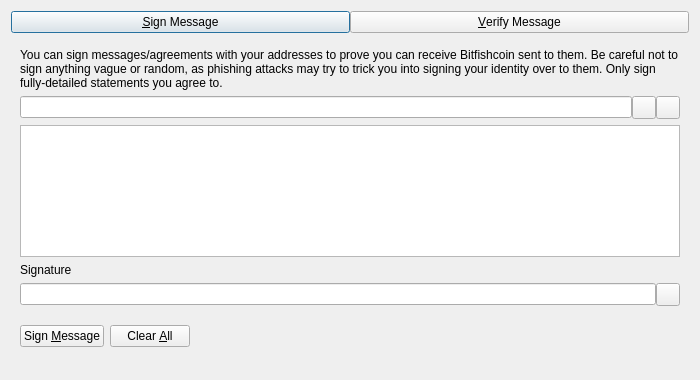
<?xml version="1.0" encoding="UTF-8"?>
<ui version="4.0">
 <class>SignVerifyMessageDialog</class>
 <widget class="QDialog" name="SignVerifyMessageDialog">
  <property name="geometry">
   <rect>
    <x>0</x>
    <y>0</y>
    <width>700</width>
    <height>380</height>
   </rect>
  </property>
  <property name="windowTitle">
   <string>Signatures - Sign / Verify a Message</string>
  </property>
  <property name="modal">
   <bool>true</bool>
  </property>
  <layout class="QVBoxLayout" name="verticalLayout">
   <item>
    <layout class="QHBoxLayout" name="horizontalLayout_Buttons_2">
     <property name="spacing">
      <number>0</number>
     </property>
     <property name="topMargin">
      <number>0</number>
     </property>
     <item>
      <widget class="QPushButton" name="btnSignMessage">
       <property name="text">
        <string>&amp;Sign Message</string>
       </property>
       <property name="checkable">
        <bool>true</bool>
       </property>
      </widget>
     </item>
     <item>
      <widget class="QPushButton" name="btnVerifyMessage">
       <property name="text">
        <string>&amp;Verify Message</string>
       </property>
       <property name="checkable">
        <bool>true</bool>
       </property>
      </widget>
     </item>
    </layout>
   </item>
   <item>
    <widget class="QStackedWidget" name="stackedWidgetSig">
     <property name="minimumSize">
      <size>
       <width>0</width>
       <height>0</height>
      </size>
     </property>
     <property name="currentIndex">
      <number>0</number>
     </property>
     <widget class="QWidget" name="pageSignMessage">
      <layout class="QVBoxLayout" name="verticalLayout_SM">
       <item>
        <widget class="QLabel" name="infoLabel_SM">
         <property name="text">
          <string>You can sign messages/agreements with your addresses to prove you can receive Bitfishcoin sent to them. Be careful not to sign anything vague or random, as phishing attacks may try to trick you into signing your identity over to them. Only sign fully-detailed statements you agree to.</string>
         </property>
         <property name="textFormat">
          <enum>Qt::PlainText</enum>
         </property>
         <property name="wordWrap">
          <bool>true</bool>
         </property>
        </widget>
       </item>
       <item>
        <layout class="QHBoxLayout" name="horizontalLayout_1_SM">
         <property name="spacing">
          <number>0</number>
         </property>
         <item>
          <widget class="QValidatedLineEdit" name="addressIn_SM">
           <property name="toolTip">
            <string>The Bitfishcoin address to sign the message with</string>
           </property>
          </widget>
         </item>
         <item>
          <widget class="QToolButton" name="addressBookButton_SM">
           <property name="toolTip">
            <string>Choose previously used address</string>
           </property>
           <property name="text">
            <string/>
           </property>
           <property name="shortcut">
            <string>Alt+A</string>
           </property>
          </widget>
         </item>
         <item>
          <widget class="QToolButton" name="pasteButton_SM">
           <property name="toolTip">
            <string>Paste address from clipboard</string>
           </property>
           <property name="text">
            <string/>
           </property>
           <property name="shortcut">
            <string>Alt+P</string>
           </property>
          </widget>
         </item>
        </layout>
       </item>
       <item>
        <widget class="QPlainTextEdit" name="messageIn_SM">
         <property name="toolTip">
          <string>Enter the message you want to sign here</string>
         </property>
        </widget>
       </item>
       <item>
        <widget class="QLabel" name="signatureLabel_SM">
         <property name="text">
          <string>Signature</string>
         </property>
         <property name="textFormat">
          <enum>Qt::PlainText</enum>
         </property>
        </widget>
       </item>
       <item>
        <layout class="QHBoxLayout" name="horizontalLayout_2_SM">
         <property name="spacing">
          <number>0</number>
         </property>
         <item>
          <widget class="QLineEdit" name="signatureOut_SM">
           <property name="readOnly">
            <bool>true</bool>
           </property>
          </widget>
         </item>
         <item>
          <widget class="QToolButton" name="copySignatureButton_SM">
           <property name="toolTip">
            <string>Copy the current signature to the system clipboard</string>
           </property>
           <property name="text">
            <string/>
           </property>
          </widget>
         </item>
        </layout>
       </item>
       <item>
        <layout class="QHBoxLayout" name="horizontalLayout_3_SM">
         <item>
          <widget class="QPushButton" name="signMessageButton_SM">
           <property name="toolTip">
            <string>Sign the message to prove you own this Bitfishcoin address</string>
           </property>
           <property name="text">
            <string>Sign &amp;Message</string>
           </property>
           <property name="autoDefault">
            <bool>false</bool>
           </property>
          </widget>
         </item>
         <item>
          <widget class="QPushButton" name="clearButton_SM">
           <property name="toolTip">
            <string>Reset all sign message fields</string>
           </property>
           <property name="text">
            <string>Clear &amp;All</string>
           </property>
           <property name="autoDefault">
            <bool>false</bool>
           </property>
          </widget>
         </item>
         <item>
          <spacer name="horizontalSpacer_1_SM">
           <property name="orientation">
            <enum>Qt::Horizontal</enum>
           </property>
           <property name="sizeHint" stdset="0">
            <size>
             <width>40</width>
             <height>48</height>
            </size>
           </property>
          </spacer>
         </item>
         <item>
          <widget class="QLabel" name="statusLabel_SM">
           <property name="text">
            <string/>
           </property>
           <property name="wordWrap">
            <bool>true</bool>
           </property>
          </widget>
         </item>
         <item>
          <spacer name="horizontalSpacer_2_SM">
           <property name="orientation">
            <enum>Qt::Horizontal</enum>
           </property>
           <property name="sizeHint" stdset="0">
            <size>
             <width>40</width>
             <height>48</height>
            </size>
           </property>
          </spacer>
         </item>
        </layout>
       </item>
      </layout>
     </widget>
     <widget class="QWidget" name="pageVerifyMessage">
      <layout class="QVBoxLayout" name="verticalLayout_VM">
       <item>
        <widget class="QLabel" name="infoLabel_VM">
         <property name="text">
          <string>Enter the receiver's address, message (ensure you copy line breaks, spaces, tabs, etc. exactly) and signature below to verify the message. Be careful not to read more into the signature than what is in the signed message itself, to avoid being tricked by a man-in-the-middle attack. Note that this only proves the signing party receives with the address, it cannot prove sendership of any transaction!</string>
         </property>
         <property name="textFormat">
          <enum>Qt::PlainText</enum>
         </property>
         <property name="alignment">
          <set>Qt::AlignLeading|Qt::AlignLeft|Qt::AlignTop</set>
         </property>
         <property name="wordWrap">
          <bool>true</bool>
         </property>
        </widget>
       </item>
       <item>
        <layout class="QHBoxLayout" name="horizontalLayout_1_VM">
         <property name="spacing">
          <number>0</number>
         </property>
         <item>
          <widget class="QValidatedLineEdit" name="addressIn_VM">
           <property name="toolTip">
            <string>The Bitfishcoin address the message was signed with</string>
           </property>
          </widget>
         </item>
         <item>
          <widget class="QToolButton" name="addressBookButton_VM">
           <property name="toolTip">
            <string>Choose previously used address</string>
           </property>
           <property name="text">
            <string/>
           </property>
           <property name="shortcut">
            <string>Alt+A</string>
           </property>
          </widget>
         </item>
        </layout>
       </item>
       <item>
        <widget class="QPlainTextEdit" name="messageIn_VM"/>
       </item>
       <item>
        <widget class="QValidatedLineEdit" name="signatureIn_VM"/>
       </item>
       <item>
        <layout class="QHBoxLayout" name="horizontalLayout_2_VM">
         <item>
          <widget class="QPushButton" name="verifyMessageButton_VM">
           <property name="toolTip">
            <string>Verify the message to ensure it was signed with the specified Bitfishcoin address</string>
           </property>
           <property name="text">
            <string>Verify &amp;Message</string>
           </property>
           <property name="autoDefault">
            <bool>false</bool>
           </property>
          </widget>
         </item>
         <item>
          <widget class="QPushButton" name="clearButton_VM">
           <property name="toolTip">
            <string>Reset all verify message fields</string>
           </property>
           <property name="text">
            <string>Clear &amp;All</string>
           </property>
           <property name="autoDefault">
            <bool>false</bool>
           </property>
          </widget>
         </item>
         <item>
          <spacer name="horizontalSpacer_1_VM">
           <property name="orientation">
            <enum>Qt::Horizontal</enum>
           </property>
           <property name="sizeHint" stdset="0">
            <size>
             <width>40</width>
             <height>48</height>
            </size>
           </property>
          </spacer>
         </item>
         <item>
          <widget class="QLabel" name="statusLabel_VM">
           <property name="text">
            <string/>
           </property>
           <property name="wordWrap">
            <bool>true</bool>
           </property>
          </widget>
         </item>
         <item>
          <spacer name="horizontalSpacer_2_VM">
           <property name="orientation">
            <enum>Qt::Horizontal</enum>
           </property>
           <property name="sizeHint" stdset="0">
            <size>
             <width>40</width>
             <height>48</height>
            </size>
           </property>
          </spacer>
         </item>
        </layout>
       </item>
      </layout>
     </widget>
    </widget>
   </item>
  </layout>
 </widget>
 <customwidgets>
  <customwidget>
   <class>QValidatedLineEdit</class>
   <extends>QLineEdit</extends>
   <header>qt/qvalidatedlineedit.h</header>
  </customwidget>
 </customwidgets>
 <resources>
  <include location="../bitfishcoin.qrc"/>
 </resources>
 <connections/>
</ui>
